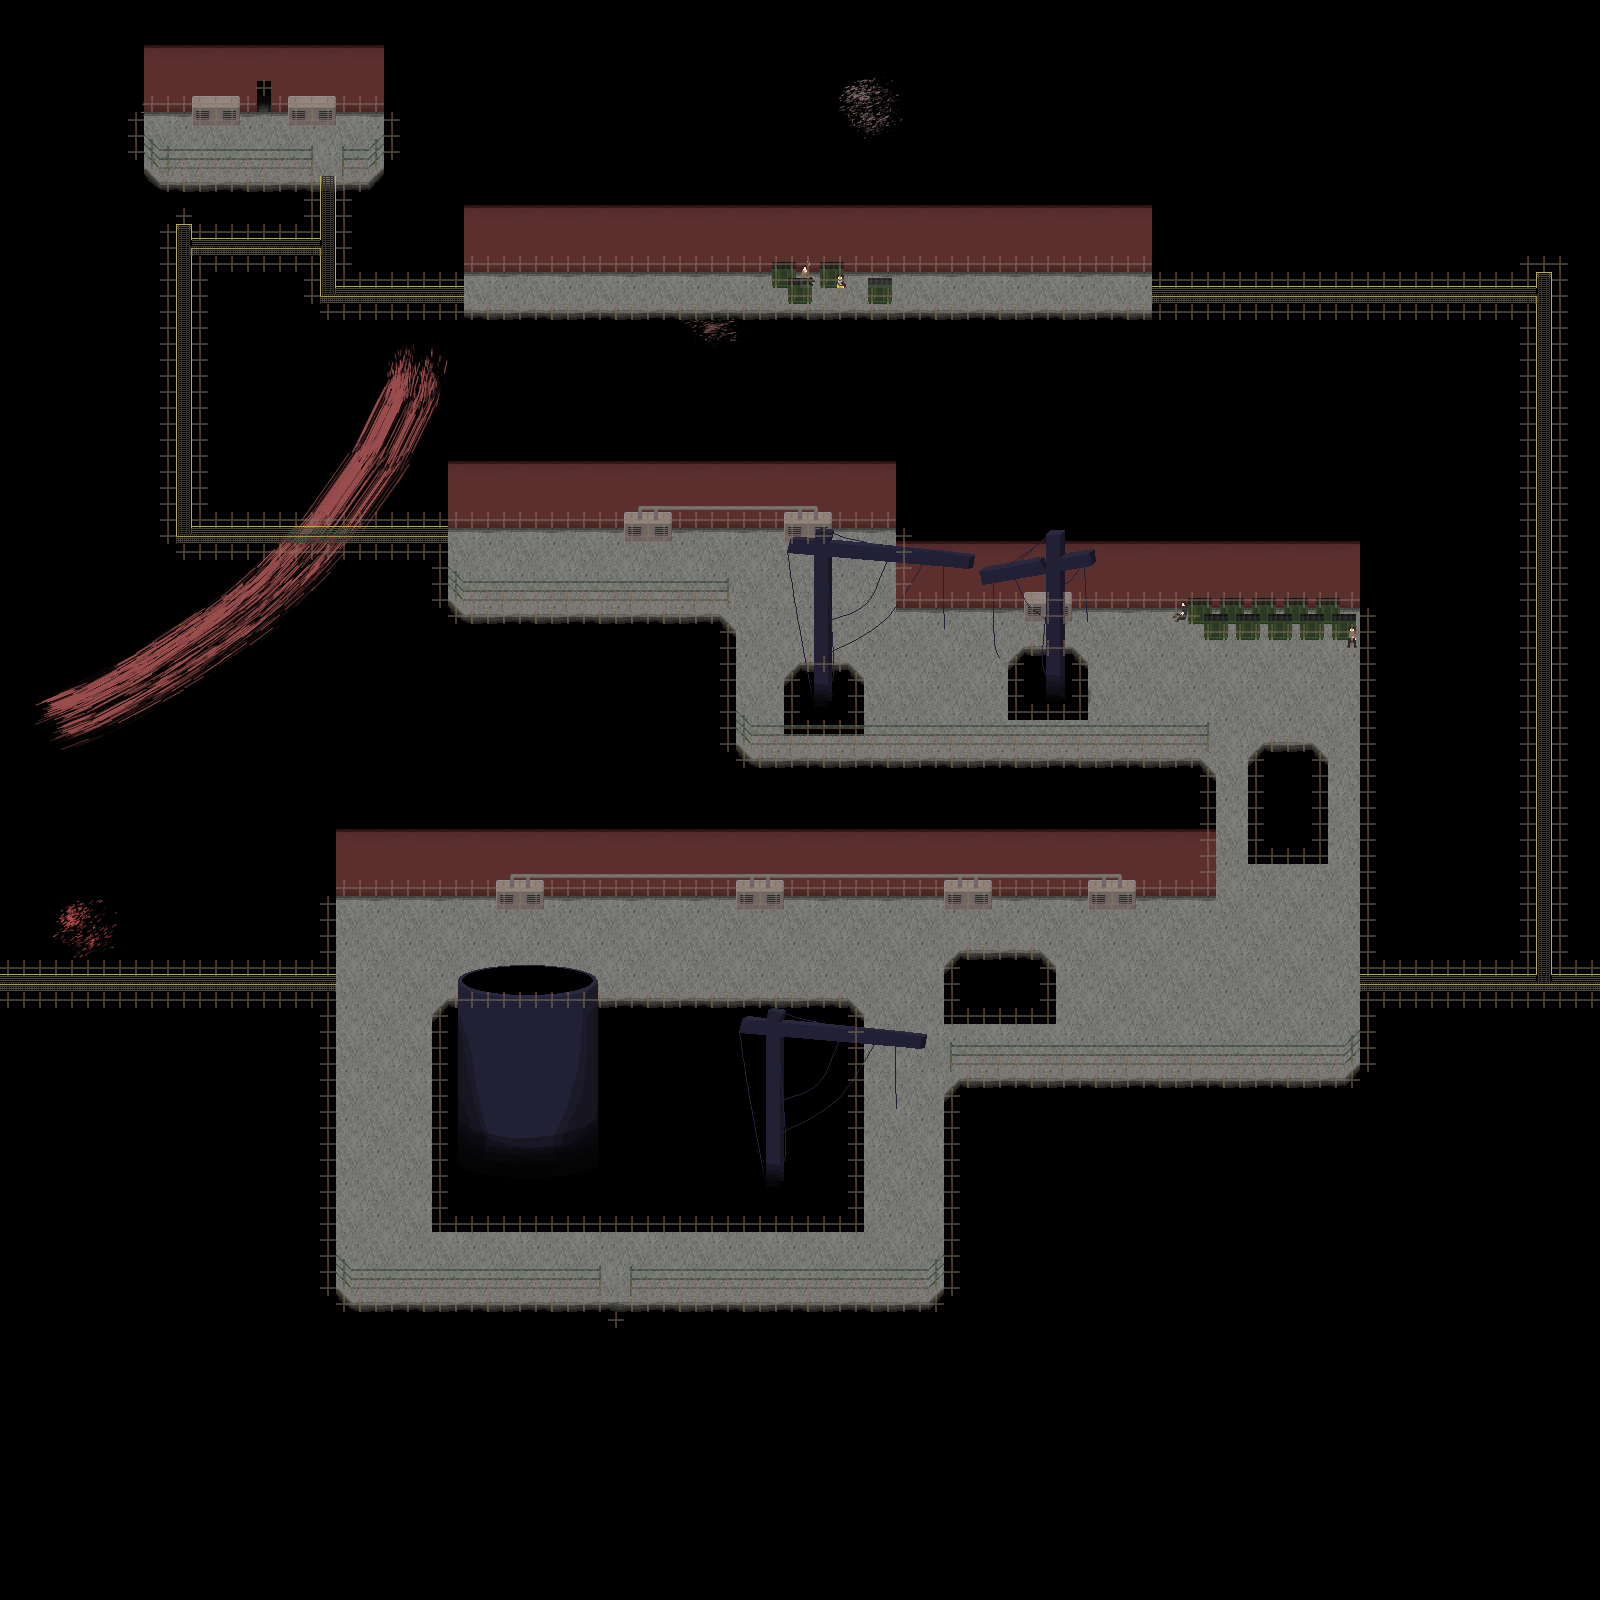

Below is a game level as drawn by its tile map, then a one-line description and the .tmx that defines it (tile-layer data replaced by summaries):
An orthogonal 100x100 tile map with 16x16 px tiles, 9 tile layers (floor, walls, catwalk, props, ...), 2 hidden layers not drawn, 3 tilesets, 1 image layer and 3 objects.

<map version="1.10" tiledversion="1.11.0" orientation="orthogonal" renderorder="right-down" width="100" height="100" tilewidth="16" tileheight="16" infinite="0" nextlayerid="17" nextobjectid="4">
 <properties>
  <property name="clamp_camera" type="bool" value="true" />
  <property name="clamp_camera_axis" value="y" />
  <property name="looping" type="bool" value="true" />
  <property name="looping_axis" value="x" />
  <property name="music" value="res/audio/music/animated0.ogg" />
  <property name="music_speed" type="float" value="0.4" />
  <property name="music_volume" type="float" value="0.75" />
  <property name="raindrops" type="bool" value="true" />
  <property name="tint" value="0,0,0,70" />
 </properties>
 <tileset firstgid="1" source="tilesets/industrial.tsx" />
 <tileset firstgid="153" source="tilesets/industrial_resprite.tsx" />
 <tileset firstgid="409" source="tilesets/crane.tsx" />
 <imagelayer id="14" name="bg">
  <image source="../textures/image/splotches1.png" width="1024" height="1024" />
  <properties>
   <property name="delay_x" type="int" value="8" />
   <property name="delay_y" type="int" value="8" />
   <property name="height" type="int" value="0" />
   <property name="looping" type="bool" value="true" />
   <property name="parallax_x" type="int" value="2" />
   <property name="parallax_y" type="int" value="2" />
   <property name="scroll_x" type="int" value="-1" />
   <property name="scroll_y" type="int" value="-1" />
  </properties>
 </imagelayer>
 <layer id="1" name="floor" width="100" height="100">
  <data>[10000 cells, 1656 non-empty, 40 distinct tile ids]</data>
 </layer>
 <layer id="2" name="walls" width="100" height="100">
  <data>[10000 cells, 850 non-empty, 20 distinct tile ids]</data>
 </layer>
 <objectgroup id="10" name="entities">
  <object id="1" gid="63" x="256" y="112" width="16" height="16">
   <properties>
    <property name="draw" type="bool" value="false" />
    <property name="file" value="res/data/entity/entrances/walk_warp_nomusic.json" />
    <property name="warp_map" value="balcony3.tmx" />
    <property name="warp_x" type="int" value="21" />
    <property name="warp_y" type="int" value="3" />
   </properties>
  </object>
  <object id="2" gid="109" x="832" y="304" width="16" height="16">
   <properties>
    <property name="file" value="res/data/entity/effect/give_security.json" />
   </properties>
  </object>
  <object id="3" gid="2" x="608" y="1312" width="16" height="16">
   <properties>
    <property name="draw" type="bool" value="false" />
    <property name="file" value="res/data/entity/entrances/walk_fall_warp.json" />
    <property name="warp_map" value="gritty_blood_world.tmx" />
    <property name="warp_x" type="int" value="19" />
    <property name="warp_y" type="int" value="18" />
   </properties>
  </object>
 </objectgroup>
 <layer id="4" name="catwalk" width="100" height="100">
  <data>[10000 cells, 255 non-empty, 9 distinct tile ids]</data>
 </layer>
 <layer id="11" name="props" width="100" height="100">
  <data>[10000 cells, 262 non-empty, 34 distinct tile ids]</data>
 </layer>
 <layer id="12" name="props2" width="100" height="100">
  <data>[10000 cells, 30 non-empty, 9 distinct tile ids]</data>
 </layer>
 <layer id="15" name="props3" width="100" height="100">
  <data>[10000 cells, 2 non-empty, 2 distinct tile ids]</data>
 </layer>
 <layer id="16" name="crane" width="100" height="100">
  <properties>
   <property name="height" type="int" value="1" />
  </properties>
  <data>[10000 cells, 597 non-empty, 447 distinct tile ids]</data>
 </layer>
 <layer id="6" name="above" width="100" height="100" opacity="0.8">
  <properties>
   <property name="height" type="int" value="1" />
  </properties>
  <data>[10000 cells, 232 non-empty, 15 distinct tile ids]</data>
 </layer>
 <layer id="7" name="collision" width="100" height="100" opacity="0.5">
  <properties>
   <property name="draw" type="bool" value="false" />
  </properties>
  <data>[10000 cells, 1058 non-empty, 1 distinct tile ids]</data>
 </layer>
 <imagelayer id="9" name="rain" visible="0">
  <image source="../textures/image/rain2.png" width="128" height="128" />
  <properties>
   <property name="delay_x" type="int" value="0" />
   <property name="delay_y" type="int" value="0" />
   <property name="height" type="int" value="2" />
   <property name="looping" type="bool" value="true" />
   <property name="mismatch" type="bool" value="false" />
   <property name="scroll_x" type="int" value="-2" />
   <property name="scroll_y" type="int" value="8" />
  </properties>
 </imagelayer>
 <layer id="8" name="norain" width="100" height="100" visible="0" opacity="0.2">
  <properties>
   <property name="draw" type="bool" value="false" />
  </properties>
  <data>[10000 cells, 7884 non-empty, 1 distinct tile ids]</data>
 </layer>
</map>
